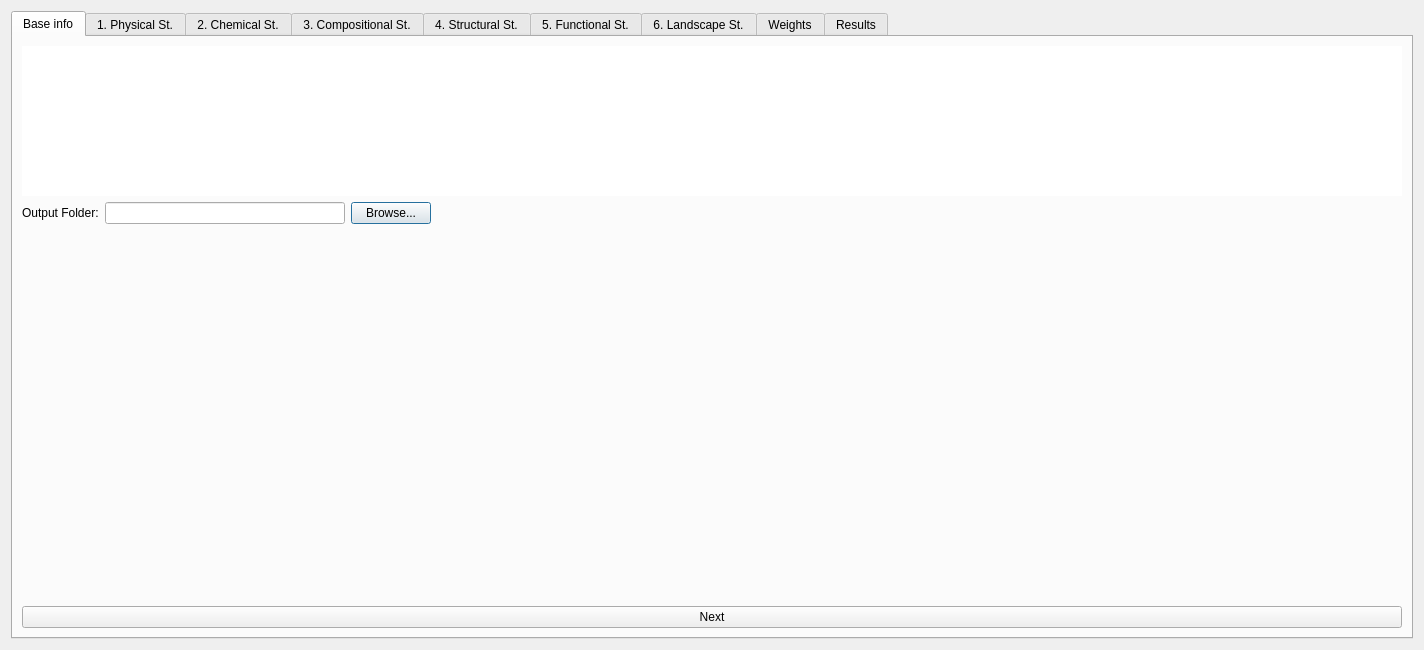
<?xml version="1.0" encoding="UTF-8"?>
<ui version="4.0">
 <class>EcoCondToolset</class>
 <widget class="QDialog" name="EcoCondToolset">
  <property name="geometry">
   <rect>
    <x>0</x>
    <y>0</y>
    <width>1424</width>
    <height>650</height>
   </rect>
  </property>
  <property name="sizePolicy">
   <sizepolicy hsizetype="Fixed" vsizetype="Fixed">
    <horstretch>0</horstretch>
    <verstretch>0</verstretch>
   </sizepolicy>
  </property>
  <property name="minimumSize">
   <size>
    <width>1424</width>
    <height>650</height>
   </size>
  </property>
  <property name="maximumSize">
   <size>
    <width>1424</width>
    <height>650</height>
   </size>
  </property>
  <property name="windowTitle">
   <string>EcoCond - Ecosystem Condition Assessment</string>
  </property>
  <layout class="QVBoxLayout" name="verticalLayout">
   <item>
    <widget class="QTabWidget" name="tabWidget">
     <property name="locale">
      <locale language="English" country="UnitedStates"/>
     </property>
     <property name="currentIndex">
      <number>0</number>
     </property>
     <widget class="QWidget" name="tab1">
      <attribute name="title">
       <string>Base info</string>
      </attribute>
      <layout class="QFormLayout" name="formOptions">
       <item row="1" column="0">
        <widget class="QLabel" name="labelFolder">
         <property name="text">
          <string>Output Folder:</string>
         </property>
        </widget>
       </item>
       <item row="1" column="1">
        <layout class="QHBoxLayout" name="folderLayout">
         <item>
          <widget class="QLineEdit" name="lineFolder">
           <property name="minimumSize">
            <size>
             <width>240</width>
             <height>0</height>
            </size>
           </property>
           <property name="maximumSize">
            <size>
             <width>240</width>
             <height>16777215</height>
            </size>
           </property>
          </widget>
         </item>
         <item>
          <widget class="QPushButton" name="btnBrowseFolder">
           <property name="minimumSize">
            <size>
             <width>80</width>
             <height>0</height>
            </size>
           </property>
           <property name="maximumSize">
            <size>
             <width>80</width>
             <height>16777215</height>
            </size>
           </property>
           <property name="text">
            <string>Browse...</string>
           </property>
          </widget>
         </item>
        </layout>
       </item>
       <item row="7" column="0">
        <spacer name="verticalSpacer">
         <property name="orientation">
          <enum>Qt::Vertical</enum>
         </property>
         <property name="sizeHint" stdset="0">
          <size>
           <width>20</width>
           <height>40</height>
          </size>
         </property>
        </spacer>
       </item>
       <item row="8" column="0" colspan="2">
        <widget class="QPushButton" name="btnNext1">
         <property name="text">
          <string>Next</string>
         </property>
        </widget>
       </item>
       <item row="0" column="0" colspan="2">
        <widget class="QTextBrowser" name="labelIntroTab1">
         <property name="sizePolicy">
          <sizepolicy hsizetype="Expanding" vsizetype="Expanding">
           <horstretch>100</horstretch>
           <verstretch>0</verstretch>
          </sizepolicy>
         </property>
         <property name="minimumSize">
          <size>
           <width>0</width>
           <height>70</height>
          </size>
         </property>
         <property name="maximumSize">
          <size>
           <width>16777215</width>
           <height>150</height>
          </size>
         </property>
         <property name="locale">
          <locale language="English" country="UnitedStates"/>
         </property>
         <property name="frameShape">
          <enum>QFrame::NoFrame</enum>
         </property>
         <property name="frameShadow">
          <enum>QFrame::Plain</enum>
         </property>
         <property name="lineWidth">
          <number>0</number>
         </property>
         <property name="horizontalScrollBarPolicy">
          <enum>Qt::ScrollBarAlwaysOff</enum>
         </property>
        </widget>
       </item>
      </layout>
     </widget>
     <widget class="QWidget" name="tab2">
      <attribute name="title">
       <string>1. Physical St.</string>
      </attribute>
      <layout class="QVBoxLayout" name="tab2Layout">
       <item>
        <widget class="QTextBrowser" name="labelIntroTab2">
         <property name="sizePolicy">
          <sizepolicy hsizetype="Expanding" vsizetype="Expanding">
           <horstretch>100</horstretch>
           <verstretch>0</verstretch>
          </sizepolicy>
         </property>
         <property name="minimumSize">
          <size>
           <width>0</width>
           <height>80</height>
          </size>
         </property>
         <property name="maximumSize">
          <size>
           <width>16777215</width>
           <height>80</height>
          </size>
         </property>
         <property name="locale">
          <locale language="English" country="UnitedStates"/>
         </property>
         <property name="frameShape">
          <enum>QFrame::NoFrame</enum>
         </property>
         <property name="frameShadow">
          <enum>QFrame::Plain</enum>
         </property>
         <property name="horizontalScrollBarPolicy">
          <enum>Qt::ScrollBarAlwaysOff</enum>
         </property>
        </widget>
       </item>
       <item>
        <layout class="QHBoxLayout" name="ecLayout2" stretch="0,0,0">
         <property name="sizeConstraint">
          <enum>QLayout::SetMaximumSize</enum>
         </property>
         <item>
          <widget class="QTreeWidget" name="treeAvailable2">
           <property name="alternatingRowColors">
            <bool>true</bool>
           </property>
           <property name="selectionMode">
            <enum>QAbstractItemView::ExtendedSelection</enum>
           </property>
           <property name="headerHidden">
            <bool>true</bool>
           </property>
           <column>
            <property name="text">
             <string notr="true">1</string>
            </property>
           </column>
          </widget>
         </item>
         <item>
          <layout class="QVBoxLayout" name="buttons2">
           <item>
            <widget class="QPushButton" name="btnAdd2">
             <property name="text">
              <string>Add →</string>
             </property>
            </widget>
           </item>
           <item>
            <widget class="QPushButton" name="btnRemove2">
             <property name="text">
              <string>← Remove</string>
             </property>
            </widget>
           </item>
          </layout>
         </item>
         <item>
          <widget class="QTableWidget" name="treeSelected2">
           <property name="columnCount">
            <number>2</number>
           </property>
           <property name="horizontalHeaderLabels" stdset="0">
            <stringlist>
             <string>Layer</string>
             <string>Short Name</string>
            </stringlist>
           </property>
           <column/>
           <column/>
          </widget>
         </item>
        </layout>
       </item>
       <item>
        <widget class="QPushButton" name="btnMulticollinearWarning2">
         <property name="text">
          <string>Check alignment for selected layers</string>
         </property>
        </widget>
       </item>
       <item>
        <widget class="QPushButton" name="btnNext2">
         <property name="text">
          <string>Next EC State</string>
         </property>
        </widget>
       </item>
      </layout>
     </widget>
     <widget class="QWidget" name="tab3">
      <attribute name="title">
       <string>2. Chemical St.</string>
      </attribute>
      <layout class="QVBoxLayout" name="tab3Layout">
       <item>
        <widget class="QTextBrowser" name="labelIntroTab3">
         <property name="sizePolicy">
          <sizepolicy hsizetype="Expanding" vsizetype="Expanding">
           <horstretch>100</horstretch>
           <verstretch>0</verstretch>
          </sizepolicy>
         </property>
         <property name="minimumSize">
          <size>
           <width>0</width>
           <height>80</height>
          </size>
         </property>
         <property name="maximumSize">
          <size>
           <width>16777215</width>
           <height>80</height>
          </size>
         </property>
         <property name="locale">
          <locale language="English" country="UnitedStates"/>
         </property>
         <property name="frameShape">
          <enum>QFrame::NoFrame</enum>
         </property>
         <property name="frameShadow">
          <enum>QFrame::Plain</enum>
         </property>
         <property name="horizontalScrollBarPolicy">
          <enum>Qt::ScrollBarAlwaysOff</enum>
         </property>
        </widget>
       </item>
       <item>
        <layout class="QHBoxLayout" name="ecLayout3">
         <item>
          <widget class="QTreeWidget" name="treeAvailable3">
           <property name="sizePolicy">
            <sizepolicy hsizetype="Expanding" vsizetype="Expanding">
             <horstretch>0</horstretch>
             <verstretch>0</verstretch>
            </sizepolicy>
           </property>
           <property name="alternatingRowColors">
            <bool>true</bool>
           </property>
           <property name="selectionMode">
            <enum>QAbstractItemView::ExtendedSelection</enum>
           </property>
           <property name="headerHidden">
            <bool>true</bool>
           </property>
           <column>
            <property name="text">
             <string notr="true">1</string>
            </property>
           </column>
          </widget>
         </item>
         <item>
          <layout class="QVBoxLayout" name="buttons3">
           <item>
            <widget class="QPushButton" name="btnAdd3">
             <property name="text">
              <string>Add →</string>
             </property>
            </widget>
           </item>
           <item>
            <widget class="QPushButton" name="btnRemove3">
             <property name="text">
              <string>← Remove</string>
             </property>
            </widget>
           </item>
          </layout>
         </item>
         <item>
          <widget class="QTableWidget" name="treeSelected3">
           <property name="columnCount">
            <number>2</number>
           </property>
           <property name="horizontalHeaderLabels" stdset="0">
            <stringlist>
             <string>Layer</string>
             <string>Short Name</string>
            </stringlist>
           </property>
           <column/>
           <column/>
          </widget>
         </item>
        </layout>
       </item>
       <item>
        <widget class="QPushButton" name="btnMulticollinearWarning3">
         <property name="text">
          <string>Check alignment for selected layers</string>
         </property>
        </widget>
       </item>
       <item>
        <widget class="QPushButton" name="btnNext3">
         <property name="text">
          <string>Next EC State</string>
         </property>
        </widget>
       </item>
      </layout>
     </widget>
     <widget class="QWidget" name="tab4">
      <attribute name="title">
       <string>3. Compositional St.</string>
      </attribute>
      <layout class="QVBoxLayout" name="tab4Layout">
       <item>
        <widget class="QTextBrowser" name="labelIntroTab4">
         <property name="sizePolicy">
          <sizepolicy hsizetype="Expanding" vsizetype="Expanding">
           <horstretch>100</horstretch>
           <verstretch>0</verstretch>
          </sizepolicy>
         </property>
         <property name="minimumSize">
          <size>
           <width>0</width>
           <height>80</height>
          </size>
         </property>
         <property name="maximumSize">
          <size>
           <width>16777215</width>
           <height>80</height>
          </size>
         </property>
         <property name="locale">
          <locale language="English" country="UnitedStates"/>
         </property>
         <property name="frameShape">
          <enum>QFrame::NoFrame</enum>
         </property>
         <property name="frameShadow">
          <enum>QFrame::Plain</enum>
         </property>
         <property name="horizontalScrollBarPolicy">
          <enum>Qt::ScrollBarAlwaysOff</enum>
         </property>
        </widget>
       </item>
       <item>
        <layout class="QHBoxLayout" name="ecLayout4">
         <item>
          <widget class="QTreeWidget" name="treeAvailable4">
           <property name="alternatingRowColors">
            <bool>true</bool>
           </property>
           <property name="selectionMode">
            <enum>QAbstractItemView::ExtendedSelection</enum>
           </property>
           <property name="headerHidden">
            <bool>true</bool>
           </property>
           <column>
            <property name="text">
             <string notr="true">1</string>
            </property>
           </column>
          </widget>
         </item>
         <item>
          <layout class="QVBoxLayout" name="buttons4">
           <item>
            <widget class="QPushButton" name="btnAdd4">
             <property name="text">
              <string>Add →</string>
             </property>
            </widget>
           </item>
           <item>
            <widget class="QPushButton" name="btnRemove4">
             <property name="text">
              <string>← Remove</string>
             </property>
            </widget>
           </item>
          </layout>
         </item>
         <item>
          <widget class="QTableWidget" name="treeSelected4">
           <property name="columnCount">
            <number>2</number>
           </property>
           <property name="horizontalHeaderLabels" stdset="0">
            <stringlist>
             <string>Layer</string>
             <string>Short Name</string>
            </stringlist>
           </property>
           <column/>
           <column/>
          </widget>
         </item>
        </layout>
       </item>
       <item>
        <widget class="QPushButton" name="btnMulticollinearWarning4">
         <property name="text">
          <string>Check alignment for selected layers</string>
         </property>
        </widget>
       </item>
       <item>
        <widget class="QPushButton" name="btnNext4">
         <property name="text">
          <string>Next EC State</string>
         </property>
        </widget>
       </item>
      </layout>
     </widget>
     <widget class="QWidget" name="tab5">
      <attribute name="title">
       <string>4. Structural St.</string>
      </attribute>
      <layout class="QVBoxLayout" name="tab5Layout">
       <item>
        <widget class="QTextBrowser" name="labelIntroTab5">
         <property name="sizePolicy">
          <sizepolicy hsizetype="Expanding" vsizetype="Expanding">
           <horstretch>100</horstretch>
           <verstretch>0</verstretch>
          </sizepolicy>
         </property>
         <property name="minimumSize">
          <size>
           <width>0</width>
           <height>80</height>
          </size>
         </property>
         <property name="maximumSize">
          <size>
           <width>16777215</width>
           <height>80</height>
          </size>
         </property>
         <property name="frameShape">
          <enum>QFrame::NoFrame</enum>
         </property>
         <property name="frameShadow">
          <enum>QFrame::Plain</enum>
         </property>
         <property name="horizontalScrollBarPolicy">
          <enum>Qt::ScrollBarAlwaysOff</enum>
         </property>
        </widget>
       </item>
       <item>
        <layout class="QHBoxLayout" name="ecLayout5">
         <item>
          <widget class="QTreeWidget" name="treeAvailable5">
           <property name="alternatingRowColors">
            <bool>true</bool>
           </property>
           <property name="selectionMode">
            <enum>QAbstractItemView::ExtendedSelection</enum>
           </property>
           <property name="headerHidden">
            <bool>true</bool>
           </property>
           <column>
            <property name="text">
             <string notr="true">1</string>
            </property>
           </column>
          </widget>
         </item>
         <item>
          <layout class="QVBoxLayout" name="buttons5">
           <item>
            <widget class="QPushButton" name="btnAdd5">
             <property name="locale">
              <locale language="English" country="UnitedStates"/>
             </property>
             <property name="text">
              <string>Add →</string>
             </property>
            </widget>
           </item>
           <item>
            <widget class="QPushButton" name="btnRemove5">
             <property name="text">
              <string>← Remove</string>
             </property>
            </widget>
           </item>
          </layout>
         </item>
         <item>
          <widget class="QTableWidget" name="treeSelected5">
           <property name="columnCount">
            <number>2</number>
           </property>
           <property name="horizontalHeaderLabels" stdset="0">
            <stringlist>
             <string>Layer</string>
             <string>Short Name</string>
            </stringlist>
           </property>
           <column/>
           <column/>
          </widget>
         </item>
        </layout>
       </item>
       <item>
        <widget class="QPushButton" name="btnMulticollinearWarning5">
         <property name="text">
          <string>Check alignment for selected layers</string>
         </property>
        </widget>
       </item>
       <item>
        <widget class="QPushButton" name="btnNext5">
         <property name="text">
          <string>Next EC State</string>
         </property>
        </widget>
       </item>
      </layout>
     </widget>
     <widget class="QWidget" name="tab6">
      <attribute name="title">
       <string>5. Functional St.</string>
      </attribute>
      <layout class="QVBoxLayout" name="tab6Layout">
       <item>
        <widget class="QTextBrowser" name="labelIntroTab6">
         <property name="sizePolicy">
          <sizepolicy hsizetype="Expanding" vsizetype="Expanding">
           <horstretch>100</horstretch>
           <verstretch>0</verstretch>
          </sizepolicy>
         </property>
         <property name="minimumSize">
          <size>
           <width>0</width>
           <height>80</height>
          </size>
         </property>
         <property name="maximumSize">
          <size>
           <width>16777215</width>
           <height>80</height>
          </size>
         </property>
         <property name="locale">
          <locale language="English" country="UnitedStates"/>
         </property>
         <property name="frameShape">
          <enum>QFrame::NoFrame</enum>
         </property>
         <property name="frameShadow">
          <enum>QFrame::Plain</enum>
         </property>
         <property name="horizontalScrollBarPolicy">
          <enum>Qt::ScrollBarAlwaysOff</enum>
         </property>
        </widget>
       </item>
       <item>
        <layout class="QHBoxLayout" name="ecLayout6">
         <item>
          <widget class="QTreeWidget" name="treeAvailable6">
           <property name="alternatingRowColors">
            <bool>true</bool>
           </property>
           <property name="selectionMode">
            <enum>QAbstractItemView::ExtendedSelection</enum>
           </property>
           <property name="headerHidden">
            <bool>true</bool>
           </property>
           <column>
            <property name="text">
             <string notr="true">1</string>
            </property>
           </column>
          </widget>
         </item>
         <item>
          <layout class="QVBoxLayout" name="buttons6">
           <item>
            <widget class="QPushButton" name="btnAdd6">
             <property name="text">
              <string>Add →</string>
             </property>
            </widget>
           </item>
           <item>
            <widget class="QPushButton" name="btnRemove6">
             <property name="text">
              <string>← Remove</string>
             </property>
            </widget>
           </item>
          </layout>
         </item>
         <item>
          <widget class="QTableWidget" name="treeSelected6">
           <property name="columnCount">
            <number>2</number>
           </property>
           <property name="horizontalHeaderLabels" stdset="0">
            <stringlist>
             <string>Layer</string>
             <string>Short Name</string>
            </stringlist>
           </property>
           <column/>
           <column/>
          </widget>
         </item>
        </layout>
       </item>
       <item>
        <widget class="QPushButton" name="btnMulticollinearWarning6">
         <property name="text">
          <string>Check alignment for selected layers</string>
         </property>
        </widget>
       </item>
       <item>
        <widget class="QPushButton" name="btnNext6">
         <property name="text">
          <string>Next EC State</string>
         </property>
        </widget>
       </item>
      </layout>
     </widget>
     <widget class="QWidget" name="tab7">
      <attribute name="title">
       <string>6. Landscape St.</string>
      </attribute>
      <layout class="QVBoxLayout" name="tab7Layout">
       <item>
        <widget class="QTextBrowser" name="labelIntroTab7">
         <property name="sizePolicy">
          <sizepolicy hsizetype="Expanding" vsizetype="Expanding">
           <horstretch>100</horstretch>
           <verstretch>0</verstretch>
          </sizepolicy>
         </property>
         <property name="minimumSize">
          <size>
           <width>0</width>
           <height>80</height>
          </size>
         </property>
         <property name="maximumSize">
          <size>
           <width>16777215</width>
           <height>80</height>
          </size>
         </property>
         <property name="locale">
          <locale language="English" country="UnitedStates"/>
         </property>
         <property name="frameShape">
          <enum>QFrame::NoFrame</enum>
         </property>
         <property name="frameShadow">
          <enum>QFrame::Plain</enum>
         </property>
         <property name="horizontalScrollBarPolicy">
          <enum>Qt::ScrollBarAlwaysOff</enum>
         </property>
        </widget>
       </item>
       <item>
        <layout class="QHBoxLayout" name="ecLayout7">
         <item>
          <widget class="QTreeWidget" name="treeAvailable7">
           <property name="alternatingRowColors">
            <bool>true</bool>
           </property>
           <property name="selectionMode">
            <enum>QAbstractItemView::ExtendedSelection</enum>
           </property>
           <property name="headerHidden">
            <bool>true</bool>
           </property>
           <column>
            <property name="text">
             <string notr="true">1</string>
            </property>
           </column>
          </widget>
         </item>
         <item>
          <layout class="QVBoxLayout" name="buttons7">
           <item>
            <widget class="QPushButton" name="btnAdd7">
             <property name="text">
              <string>Add →</string>
             </property>
            </widget>
           </item>
           <item>
            <widget class="QPushButton" name="btnRemove7">
             <property name="text">
              <string>← Remove</string>
             </property>
            </widget>
           </item>
          </layout>
         </item>
         <item>
          <widget class="QTableWidget" name="treeSelected7">
           <property name="columnCount">
            <number>2</number>
           </property>
           <property name="horizontalHeaderLabels" stdset="0">
            <stringlist>
             <string>Layer</string>
             <string>Short Name</string>
            </stringlist>
           </property>
           <column/>
           <column/>
          </widget>
         </item>
        </layout>
       </item>
       <item>
        <widget class="QPushButton" name="btnMulticollinearWarning7">
         <property name="text">
          <string>Check alignment for selected layers</string>
         </property>
        </widget>
       </item>
       <item>
        <widget class="QPushButton" name="btnNext7">
         <property name="text">
          <string>Next step (set weights for each variable)</string>
         </property>
        </widget>
       </item>
      </layout>
     </widget>
     <widget class="QWidget" name="tab8">
      <attribute name="title">
       <string>Weights</string>
      </attribute>
      <layout class="QVBoxLayout" name="tab8Layout">
       <item>
        <widget class="QTextBrowser" name="labelIntroTab8">
         <property name="sizePolicy">
          <sizepolicy hsizetype="Expanding" vsizetype="Expanding">
           <horstretch>100</horstretch>
           <verstretch>0</verstretch>
          </sizepolicy>
         </property>
         <property name="minimumSize">
          <size>
           <width>0</width>
           <height>80</height>
          </size>
         </property>
         <property name="maximumSize">
          <size>
           <width>16777215</width>
           <height>80</height>
          </size>
         </property>
         <property name="frameShape">
          <enum>QFrame::NoFrame</enum>
         </property>
         <property name="frameShadow">
          <enum>QFrame::Plain</enum>
         </property>
         <property name="horizontalScrollBarPolicy">
          <enum>Qt::ScrollBarAlwaysOff</enum>
         </property>
        </widget>
       </item>
       <item>
        <widget class="QTreeWidget" name="treeWeights">
         <property name="sizePolicy">
          <sizepolicy hsizetype="Expanding" vsizetype="Expanding">
           <horstretch>0</horstretch>
           <verstretch>0</verstretch>
          </sizepolicy>
         </property>
         <property name="headerLabels" stdset="0">
          <stringlist>
           <string>Label</string>
           <string>Weight</string>
          </stringlist>
         </property>
         <column>
          <property name="text">
           <string notr="true">1</string>
          </property>
         </column>
        </widget>
       </item>
       <item>
        <widget class="QPushButton" name="btnCalculate">
         <property name="text">
          <string>Calculate Ecosystem Condition</string>
         </property>
        </widget>
       </item>
      </layout>
     </widget>
     <widget class="QWidget" name="tab9">
      <attribute name="title">
       <string>Results</string>
      </attribute>
      <layout class="QVBoxLayout" name="tab9Layout">
       <item>
        <widget class="QTextBrowser" name="labelIntroTab9">
         <property name="sizePolicy">
          <sizepolicy hsizetype="Expanding" vsizetype="Expanding">
           <horstretch>100</horstretch>
           <verstretch>0</verstretch>
          </sizepolicy>
         </property>
         <property name="minimumSize">
          <size>
           <width>0</width>
           <height>24</height>
          </size>
         </property>
         <property name="maximumSize">
          <size>
           <width>16777215</width>
           <height>24</height>
          </size>
         </property>
         <property name="frameShape">
          <enum>QFrame::NoFrame</enum>
         </property>
         <property name="frameShadow">
          <enum>QFrame::Plain</enum>
         </property>
         <property name="horizontalScrollBarPolicy">
          <enum>Qt::ScrollBarAlwaysOff</enum>
         </property>
        </widget>
       </item>
       <item>
        <widget class="QFrame" name="mapPreview">
         <layout class="QVBoxLayout" name="verticalLayout_mapPreview"/>
        </widget>
       </item>
       <item>
        <widget class="QPushButton" name="btnFinish">
         <property name="text">
          <string>Finish</string>
         </property>
        </widget>
       </item>
      </layout>
     </widget>
    </widget>
   </item>
  </layout>
 </widget>
 <resources/>
 <connections/>
</ui>
